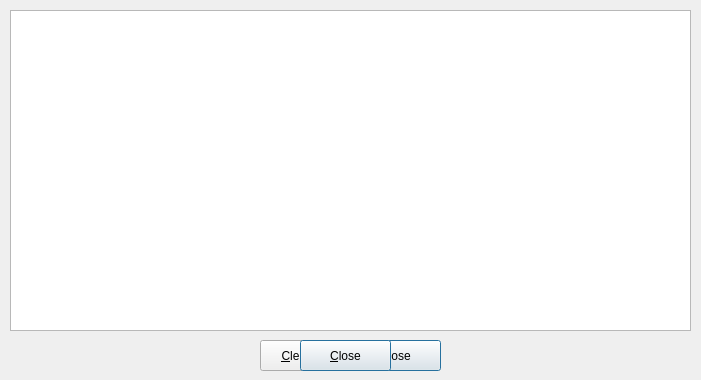
<?xml version="1.0" encoding="UTF-8"?>
<ui version="4.0">
 <class>logWindow</class>
 <widget class="QWidget" name="logWindow">
  <property name="windowModality">
   <enum>Qt::WindowModal</enum>
  </property>
  <property name="geometry">
   <rect>
    <x>0</x>
    <y>0</y>
    <width>701</width>
    <height>380</height>
   </rect>
  </property>
  <property name="windowTitle">
   <string>Qt-update-notifier log window</string>
  </property>
  <widget class="QPushButton" name="pbClear">
   <property name="geometry">
    <rect>
     <x>260</x>
     <y>340</y>
     <width>91</width>
     <height>31</height>
    </rect>
   </property>
   <property name="text">
    <string>&amp;Clear log</string>
   </property>
  </widget>
  <widget class="QPushButton" name="pbQuit">
   <property name="geometry">
    <rect>
     <x>350</x>
     <y>340</y>
     <width>91</width>
     <height>31</height>
    </rect>
   </property>
   <property name="text">
    <string>&amp;Close</string>
   </property>
   <property name="autoDefault">
    <bool>true</bool>
   </property>
   <property name="default">
    <bool>true</bool>
   </property>
  </widget>
  <widget class="QTextEdit" name="textEditLogField">
   <property name="geometry">
    <rect>
     <x>10</x>
     <y>10</y>
     <width>681</width>
     <height>321</height>
    </rect>
   </property>
   <property name="undoRedoEnabled">
    <bool>false</bool>
   </property>
   <property name="readOnly">
    <bool>true</bool>
   </property>
  </widget>
  <widget class="QPushButton" name="pbQuit_2">
   <property name="geometry">
    <rect>
     <x>300</x>
     <y>340</y>
     <width>91</width>
     <height>31</height>
    </rect>
   </property>
   <property name="text">
    <string>&amp;Close</string>
   </property>
   <property name="autoDefault">
    <bool>true</bool>
   </property>
   <property name="default">
    <bool>true</bool>
   </property>
  </widget>
 </widget>
 <resources/>
 <connections/>
</ui>
